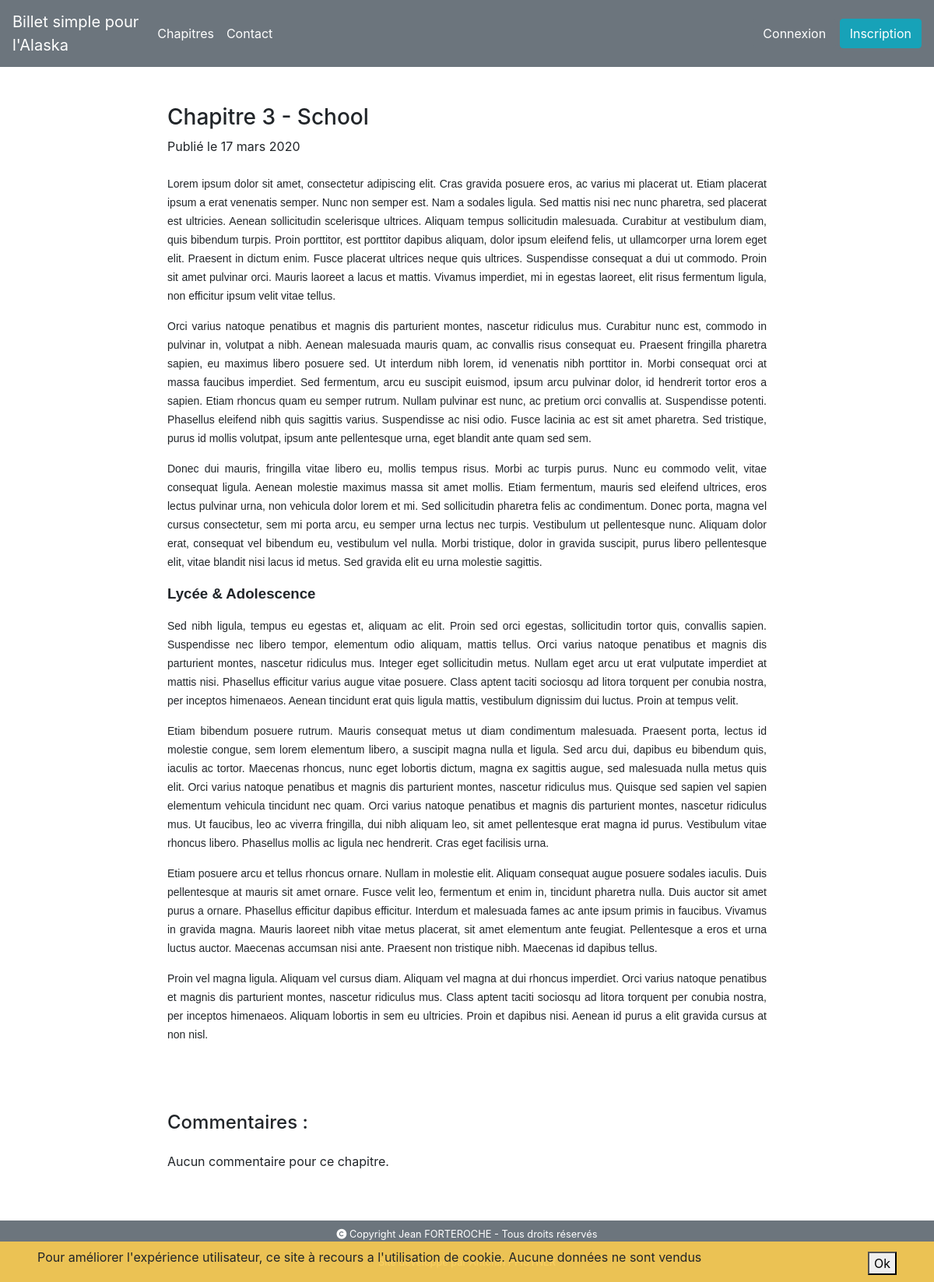
/?type=chapter&action=chapter&idChapter=3, run on the app's committed database.
### tables this page shows
CREATE TABLE IF NOT EXISTS `chapters` (
  `id` int(11) NOT NULL AUTO_INCREMENT,
  `chapter_name` varchar(255) NOT NULL,
  `chapter_number` int(11) NOT NULL,
  `chapter_content` longtext NOT NULL,
  `published_date` datetime NOT NULL,
  PRIMARY KEY (`id`)
);

### gestion/Autoloader.php (called while the page is built, shortened)
<?php
class Autoloader{
   static function autoload($class){
       $controller = strpos($class, 'Controller');
       $model = strpos($class, 'Management');
       $gestion = strpos($class, 'Gestion');
       if($controller !== FALSE){
           $class = str_replace('P4\Controller\\', 'controller/', $class);
           require($class.".php");
       }
       elseif($model !== FALSE){
           $class = str_replace('P4\Model\\', 'model/', $class);
       }
       elseif ($gestion !== FALSE){
           $class = str_replace('P4\Gestion\\', 'gestion/', $class);
           require($class.".php");
       }
   }
}

### model/ManagementBDD.php (called while the page is built, shortened)
<?php
class ManagementBDD {
    public $_bd;
    function __construct()
    {
        $this->_bd = $this->AccesBDD();
    }
    private function AccesBDD(){
        $bd = new \PDO('mysql:host='.$domaineBDD.';dbname='.$BDDName.';charset=utf8', ''.$username.'', ''.$password.'');
        try{
            $bd = new \PDO('mysql:host='.$domaineBDD.';dbname='.$BDDName.';charset=utf8', ''.$username.'', ''.$password.'');
        }catch (\Exception $e){
            throw new \Exception('Erreur de connexion à la BDD, merci de contacter l\'administrateur ou de vous reconnecter plus tard.');
        }
        return $bd;
    }
    public function date($table, $id){
        $date = $this->_bd->prepare('SELECT DAY(published_date) AS day, MONTH(published_date) AS month, YEAR(published_date) AS year FROM '.$table.' WHERE id = :id');
        $date->execute(array('id'=>$id));
        return $date;
    }
}

### model/ManagementChapter.php (called while the page is built, shortened)
<?php
require_once('ManagementBDD.php');
class ManagementChapter extends ManagementBDD{
    public function chapter($id){
        $post = $this->_bd->prepare('SELECT * FROM chapters WHERE id = :id');
        $post->execute(array('id' => $id));
        return $post;
    }
    public function comments($id){
        $comments = $this->_bd->prepare('SELECT id, pseudo, content, DAY(published_date) AS day, MONTH(published_date) AS month, YEAR(published_date) AS year FROM comments WHERE id_post = :id_post AND status_of_comment = 0');
        $comments->execute(array('id_post' => $id));
        return $comments;
    }
}

### gestion/Gestion.php (called while the page is built, shortened)
<?php
class Gestion{
    public $_tabMonth = [
            "1" => "janvier",
            "2" => "février",
            "3" => "mars",
            "4" => "avril",
            "5" => "mai",
            "6" => "juin",
            "7" => "juillet",
            "8" => "aout",
            "9" => "septembre",
            "10" => "octobre",
            "11" => "novembre",
            "12" => "décembre",
        ];
    public function month(string $numberMonth) :string
    {
        $month = $this->_tabMonth[$numberMonth];
        return $month;
    }
}

### template.php (the view, shortened to what this page needs)
<!DOCTYPE html>
<html lang="fr">
    <head>
        <link rel="stylesheet" href="https://stackpath.bootstrapcdn.com/bootstrap/4.4.1/css/bootstrap.min.css">
        <link rel="stylesheet" href="https://kit-free.fontawesome.com/releases/latest/css/free-v4-shims.min.css" media="all">
        <link rel="stylesheet" href="https://kit-free.fontawesome.com/releases/latest/css/free-v4-font-face.min.css" media="all">
        <link rel="stylesheet" href="https://kit-free.fontawesome.com/releases/latest/css/free.min.css" media="all">
        <link rel="stylesheet" href="style/style.css">
    </head>
    <body>
    <div id="body-page" class="container-fluid p-0">
        <div class="row m-0 p-0">
            <div class="col-lg-12 p-0">
                <?php include('view/nav.php');?>
            </div>
        </div>
        <?php if(!isset($_GET['type']) || $_GET['type'] === "home"){ ?>
            <div class="row m-0 p-0">
                <div class="col-lg-12 p-0">
                    <?= $content ; ?>
                </div>
            </div>
            <?php
        }
        else{
            ?>
            <div class="row mt-5 ml-0 mr-0 mb-5 screen">
                <div class="col-lg-8 mx-auto">
                    <?= $content ?>
                </div>
            </div>
            <?php
        }
        ?>
        <footer>
                <?php include('view/footer.php');;?>
        </footer>
        <?php
        if(!isset($_COOKIE['info-cookie']) || $_COOKIE['info-cookie'] !== "YES"){
            ?>
            <div class="row fixed-bottom pl-5 pr-5 pb-1 pt-2" id="info-cookie">
                <div class="col-lg-12 bloc-cookie align-items-center">
                    <p class="text-cookie ">Pour améliorer l'expérience utilisateur, ce site à recours a l'utilisation de cookie. Aucune données ne sont vendus</p> <button id="button-cookie">Ok</button>
                </div>
            </div>
        <?php
        }
        ?>
    </div>
    </body>
</html>

### view/viewChapterAndComments.php (shortened to what this page needs)
<?php
$use_chapter = $chapter->fetch();
$date = $dateChapter->fetch();
$this->_gestion = new Gestion;
$monthLetter = $this->_gestion->month($date['month']);
?>
    <div>
        <h3>Chapitre <?= $use_chapter['chapter_number'] .' - ' .$use_chapter['chapter_name']; ?></h3>
        <p class="mb-4">Publié le <?=$date['day'] ?> <?= $monthLetter ?> <?= $date['year'] ?></p>
        <p class="mb-0"><?= $use_chapter['chapter_content']; ?></p>
    </div>
    <div class="mt-5">
        <h4>Commentaires :</h4>
    <?php
if($comments->rowcount() == 0){
    ?>
    <div class="row">
        <div class="col-lg-10 mt-3">
            <p>Aucun commentaire pour ce chapitre.</p>
        </div>
    </div>
    <?php
}
    ?>
    </div>
<?php
$content = ob_get_clean();
require('template.php');

### style/style.css (style rules this page uses)
body { position: relative; max-width: 100%; }
footer { position: relative; bottom: 0; }
#body-page { min-height: 100vh; }
.screen { min-height: 100vh; height: 100%; }
.bloc-cookie { display: flex; justify-content: space-between; }
#info-cookie { background-color: rgba(250,203,80,0.9); }

### data on the page
chapters: chapter_number "3", chapter_name "School", chapter_content "Lorem ipsum dolor sit amet, consectetur adipiscing elit. Cras gravida posuere eros, ac varius mi placerat ut. Etiam placerat ipsum a erat venenatis semper. Nunc non semper est. Nam a sodales ligula. Sed mattis nisi nec nunc pharetra, sed placerat est ultricies. Aenean sollicitudin scelerisque ultrices. Aliquam tempus sollicitudin malesuada. Curabitur at vestibulum diam, quis bibendum turpis. Proin porttitor, est porttitor dapibus aliquam, dolor ipsum eleifend felis, ut ullamcorper urna lorem eget elit. Praesent in dictum enim. Fusce placerat ultrices neque quis ultrices. Suspendisse consequat a dui ut commodo. Proin sit amet pulvinar orci. Mauris laoreet a lacus et mattis. Vivamus…"

### other printed values
$date['day'] "17"
$monthLetter "mars"
$date['year'] "2020"
